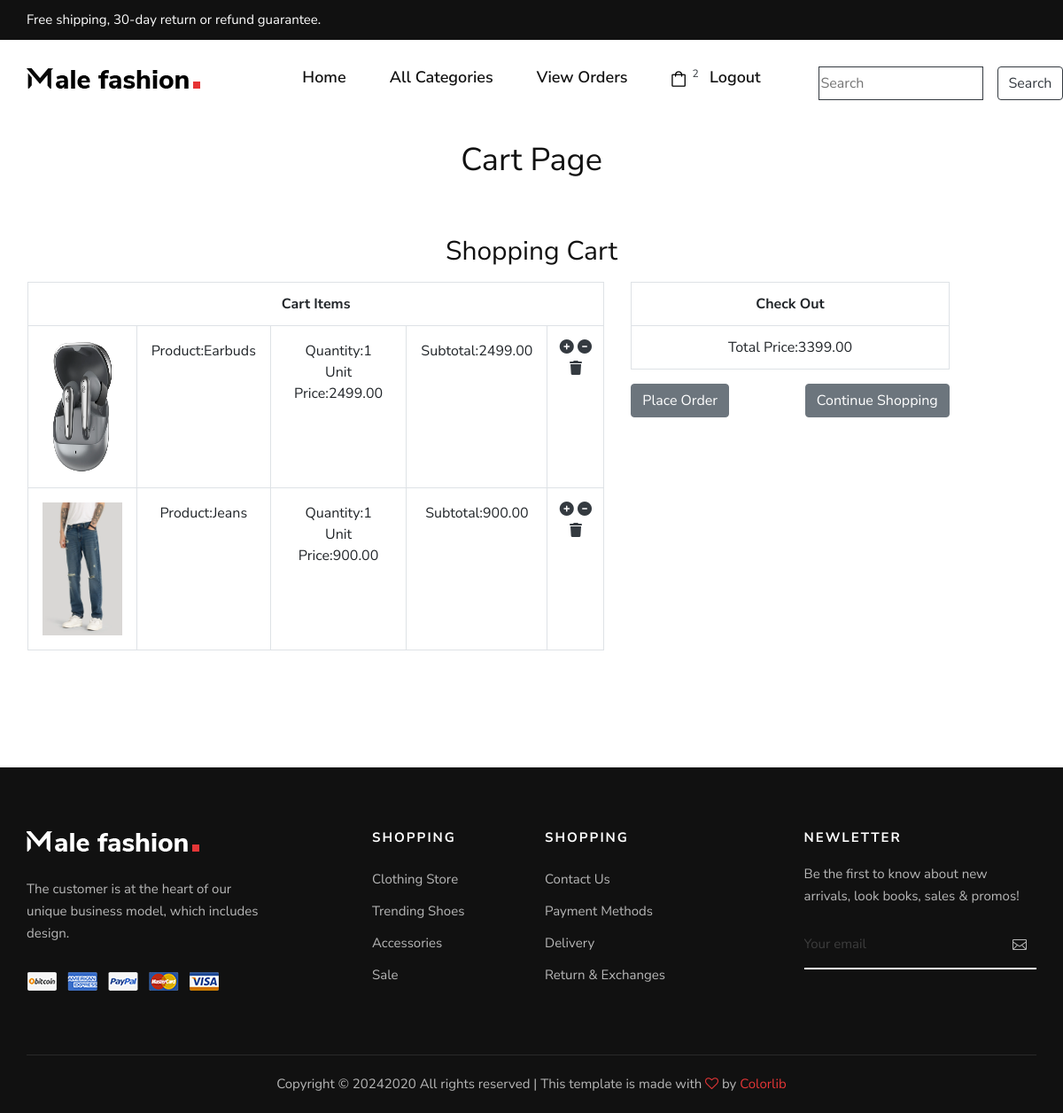
Screenshot of /cart/cart (signed in) with the database file from the repository.
### cart/models.py (models this page shows)
class Cart(models.Model):
    user=models.ForeignKey(User,on_delete=models.CASCADE)
    product=models.ForeignKey(Product,on_delete=models.CASCADE)
    quantity=models.IntegerField(default=1)
    date_added=models.DateTimeField(auto_now_add=True)
    def subtotal(self):
        return self.quantity*self.product.price

### shop/models.py (models this page shows, shortened)
class Product(models.Model):
    name=models.CharField(max_length=20)
    description=models.TextField()
    image=models.ImageField(upload_to='products')
    price=models.DecimalField(max_digits=10,decimal_places=2)
    stock=models.IntegerField()
    available=models.BooleanField(default=True)
    created=models.DateTimeField(auto_now_add=True)
    updated=models.DateTimeField(auto_now=True)
    category=models.ForeignKey(Category,on_delete=models.CASCADE)

### cart/views.py (the view)
# urls.py: path('cart',views.cart_view,name='cartview'),
@login_required
def cart_view(request):
    u=request.user
    c=Cart.objects.filter(user=u)
    total=0
    for i in c:
        total+=i.quantity*i.product.price
    context={'cart':c,'total':total}
    return render(request,'cart.html',context)

### cart/context_processors.py (called while the page is built)
def count_items(request):
    u=request.user
    count=0
    if request.user.is_authenticated:
        try:
            c=Cart.objects.filter(user=u)
            for i in c:
                count+=i.quantity
        except:
            count=0
    return{'count':count}

### shop/context_processors.py (called while the page is built)
def menu_links(request):
    c=Category.objects.all()
    return {'links':c}      # can use this data globally across all webpages inside our app

### templates/cart.html
<!DOCTYPE html>
{% extends 'base.html' %}
{% load static %}
{% block content %}
<h2 class="text-center">Cart Page</h2>
<div class="container mt-5 p-3" style="margin-bottom:100px;">
      <h3 class="text-center">Shopping Cart</h3>
<div class="row">
    <div class="col-7">
<table class="table table-bordered border-2 border-danger text-center mt-3">
    <tr>
        <th colspan="5" class="text-center">Cart Items</th>
    </tr>
    {% for i in cart %}
    <tr>
        <td class="p-3"><img src="{{i.product.image.url}}" height="150px"></td>
        <td class="p-3">Product:{{i.product.name}}</td>
        <td class="p-3">Quantity:{{i.quantity}}<br>
        Unit Price:{{i.product.price}}</td>
        <td class="p-3">Subtotal:{{i.subtotal}}</td>
        <td>
            {% if i.product.stock > 0 %}
            <a href="{% url 'cart:addtocart' i.product.id %}"><i class="fa-solid fa-circle-plus text-dark"></i></a>
        <a href="{% url 'cart:cartremove' i.product.id %}"><i class="fa-solid fa-circle-minus text-dark"></i></a>
        <a href="{% url 'cart:cartdelete' i.product.id %}"><i class="fa-solid fa-trash text-dark"></i></a>
        {% else %}
        <a href="{% url 'cart:cartremove' i.product.id %}"><i class="fa-solid fa-circle-minus text-dark"></i></a>
        <a href="{% url 'cart:cartdelete' i.product.id %}"><i class="fa-solid fa-trash-can text-dark"></i></a></td>
        {% endif %}
    </tr>
    {% endfor %}
</table>
        </div>
             <div class="col-4 mt-3">
                 <table class="table table-bordered">
            <tr>
              <th colspan="4" class="text-center">Check Out</th>
            </tr>
            <tr>
              <td class="text-center">Total Price:{{total}}</td>
            </tr>
                 </table>
                <div class="d-flex justify-content-between">
                    <a href="{% url 'cart:orderform' %}" class="btn btn-secondary">Place Order</a>
                    <a href="" class="btn btn-secondary">Continue Shopping</a>
                </div>
             </div>
</div>
    </div>
{% endblock %}

### static/css/style.css (style rules this page uses)
html, body { height: 100%; font-family: "Nunito Sans", sans-serif; -webkit-font-smoothing: antialiased; }
h1, h2, h3, h4, h5, h6 { margin: 0; color: #111111; font-weight: 400; font-family: "Nunito Sans", sans-serif; }
h2 { font-size: 36px; }
h3 { font-size: 30px; }
img { max-width: 100%; }
@media only screen and (min-width: 1200px) { .container { max-width: 1170px; } }

### rows the page displays
Cart: product.image (picture), product.name "Earbuds", quantity "1", product.price "2499.00", subtotal "2499.00"
Cart: product.image (picture), product.name "Jeans", quantity "1", product.price "900.00", subtotal "900.00"

### other values shown
{{ count }} "2"
{{ total }} "3399.00"
